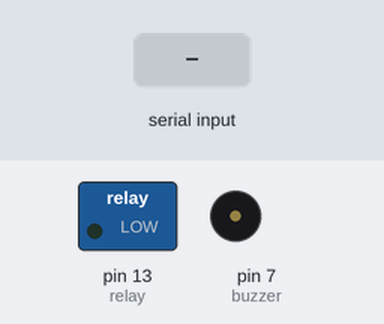
The sketch below on a simulated Arduino Uno, built with avr-gcc and run on an emulated ATmega328P. Shown: switched loads named in the sketch (green lamp = pin HIGH), buzzer (waves = sounding, pin HIGH). Inputs (shaded band) come from the test bench. What the sketch prints to the serial monitor is not drawn.

Above: at 1.2 s.
1.3 s: byte 0 (0) received over Serial
At 1.6 s:
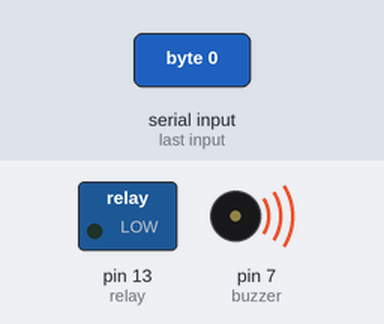
3.8 s: byte 1 (1) received over Serial
At 4.7 s:
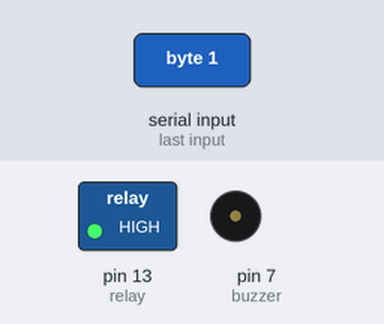
Timing chart, 0 to 8.3 s (numbered marks = the images above; inputs shaded):
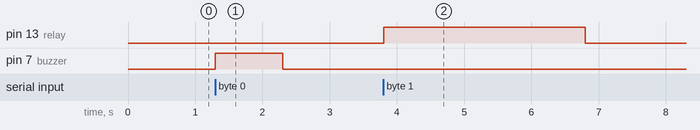

The sketch:

Fingerprint_And_Blutooth_based_door_lock.ino
```cpp
//Prateek
//wwww.prateeks.in
//https://www.youtube.com/c/JustDoElectronics/videos

int value1;
#define relay 13
const int buzzer = 7;
void setup()
{
    Serial.begin(9600);
    pinMode(relay, OUTPUT);
    pinMode(buzzer, OUTPUT);
    digitalWrite(relay, LOW);
}
void loop()
{
  Serial.print("Reading");
  while(Serial.available()==0);
  value1 = Serial.read();
  Serial.print(value1);
  if (value1==0)
  {
    Serial.print("Unlocking");
    digitalWrite(relay, LOW);
    digitalWrite(buzzer, HIGH);
    delay(1000);
    digitalWrite(buzzer, LOW);
  }
  if (value1==1)
  {
      digitalWrite(relay, HIGH);
      Serial.print("Locking");
      delay(3000);
      digitalWrite(relay, LOW);
  }
}
```

Measured:
- after the input at 1.3 s, pin 7 (buzzer): LOW → HIGH at once, → LOW 1.0 s later
- after the input at 3.8 s, pin 13 (relay): LOW → HIGH at once, → LOW 3.0 s later
